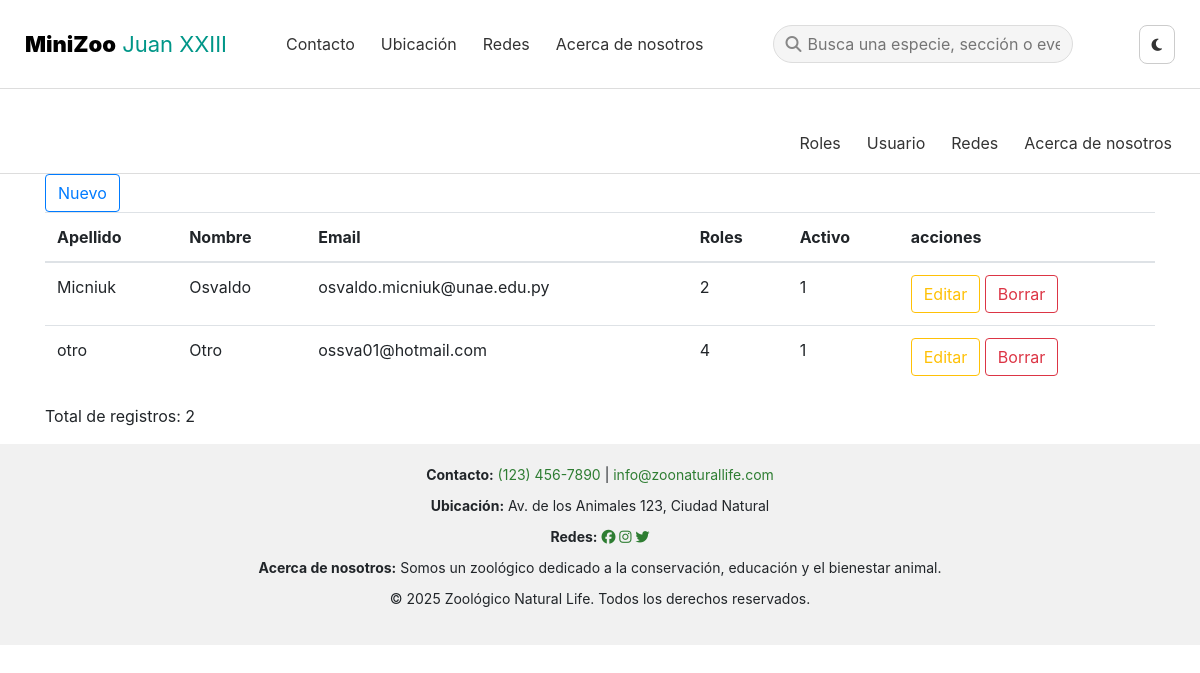
The page /0524/usuarios/index.php on the database as committed earlier.
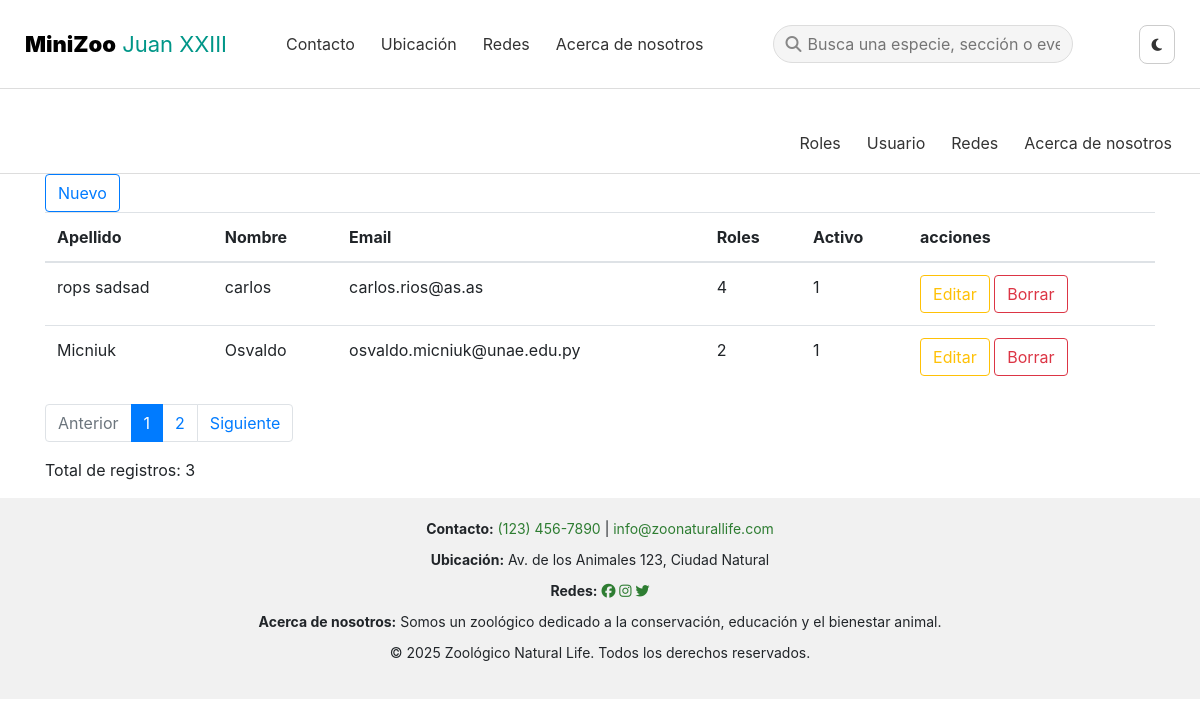
The same page on the database as committed later.
### tables this page shows
CREATE TABLE `usuarios` (
  `id` int(11) NOT NULL,
  `email` varchar(191) NOT NULL,
  `password` varchar(191) NOT NULL,
  `nombre` varchar(191) NOT NULL,
  `apellido` varchar(191) NOT NULL,
  `activo` tinyint(1) NOT NULL,
  `role_id` int(11) NOT NULL
);

### 0524/usuarios/_list.php (the view, shortened to what this page needs)
<?php
require_once '../lib/Paginacion.php';
$paginacion = new Paginacion($con, 'usuarios', isset($_GET['pagina']) ? $_GET['pagina'] : 1, 2);
$rs = $paginacion->obtenerDatos();
?>
<a href="index.php?accion=nuevo" class="btn btn-outline-primary">Nuevo</a><br>
    <table class="table">
        <thead>
            <tr>
                <th>Apellido</th>
                <th>Nombre</rh>
                <th>Email</th>
                <th>Roles</th>
                <th>Activo</th>
                <th>acciones</th>
            </tr>
        </thead>
        <tbody>
            <?php
            while ($dato = $rs->fetch_assoc()) {
            ?>
                <tr>
                    <td><?php echo $dato['apellido']; ?></td>
                    <td><?php echo $dato['nombre']; ?></td>
                    <td><?php echo $dato['email']; ?></td>
                    <td><?php echo $dato['role_id']; ?></td>
                    <td><?php echo $dato['activo']; ?></td>
                    <td>
                        <a href="index.php?accion=editar&id=<?php echo $dato['id']; ?>" class="btn btn-outline-warning">Editar</a>
                        <a href="index.php?accion=borrar&id=<?php echo $dato['id']; ?>" class="btn btn-outline-danger">Borrar</a>
                    </td>
                </tr>
            <?php } ?>
        </tbody>
    </table>
<div>
                <?php
              $totalPaginas = $paginacion->totalPaginas();
                if ($totalPaginas > 1) {
                    echo $paginacion->mostrarBarrasNavegacion();
                }
                ?>
                <p>Total de registros: <?php echo $paginacion->totalRegistros; ?></p>
</div>

### 0524/lib/Paginacion.php (shortened to what this page needs)
<?php
class Paginacion {
    private $conex;
    private $tabla;
    public $paginaActual;
    private $registrosPorPagina;
    public $totalRegistros;
    public function __construct(mysqli $conex, string $tabla, int $paginaActual = 1, int $registrosPorPagina = 10) {
        $this->conex = $conex;
        $this->tabla = $tabla;
        $this->paginaActual = max(1, $paginaActual);
        $this->registrosPorPagina = $registrosPorPagina;
    }
    public function totalPaginas() {
        $sql= "SELECT COUNT(*) AS total FROM {$this->tabla}";
        $resultado = $this->conex->query($sql);
        if ($resultado) {
            $fila = $resultado->fetch_assoc();
            $this->totalRegistros = $fila['total'];
        } else {
            $this->error = "Error al obtener el total de registros: " . $this->conex->error;
            return 0;
        }
        $this->totalPaginas = ceil($this->totalRegistros / $this->registrosPorPagina);
        return $this->totalPaginas;
    }
    public function obtenerDatos() {
        $offset = ($this->paginaActual - 1) * $this->registrosPorPagina;
        $sql = "SELECT * FROM {$this->tabla} LIMIT {$this->registrosPorPagina} OFFSET {$offset}";
        $resultado = $this->conex->query($sql);
        if ($resultado) {
            return $resultado;
        } else {
            $this->error = "Error al obtener los datos: " . $this->conex->error;
            return [];
        }
    }
    public function mostrarBarrasNavegacion()
    {
        $totalPaginas = $this->totalPaginas();
        $barras = '<nav aria-label="Page navigation"><ul class="pagination">';
        if ($this->paginaActual > 1) {
            $barras .= '<li class="page-item"><a class="page-link" href="index.php?pagina=' . ($this->paginaActual - 1) . '">Anterior</a></li>';
        } else {
            $barras .= '<li class="page-item disabled"><span class="page-link">Anterior</span></li>';
        }
        for ($i = 1; $i <= $totalPaginas; $i++) {
            if ($i == $this->paginaActual) {
                $barras .= '<li class="page-item active"><span class="page-link">' . $i . '</span></li>';
            } else {
                $barras .= '<li class="page-item"><a class="page-link" href="index.php?pagina=' . $i . '">' . $i . '</a></li>';
            }
        }
        if ($this->paginaActual < $totalPaginas) {
            $barras .= '<li class="page-item"><a class="page-link" href="index.php?pagina=' . ($this->paginaActual + 1) . '">Siguiente</a></li>';
        } else {
            $barras .= '<li class="page-item disabled"><span class="page-link">Siguiente</span></li>';
        }
        $barras .= '</ul></nav>';
        return $barras;
    }
    }

Rows that differ between the two databases and show on the page:
removed usuarios: apellido "otro", nombre "Otro", email "ossva01@hotmail.com", role "4", activo "1"
added usuarios: apellido "rops sadsad", nombre "carlos", email "carlos.rios@as.as", role "4", activo "1"
Other text that changed with them:
$paginacion->totalRegistros: "2" → "3"
text now shown: "Anterior Siguiente"
new list line: "1"
new list line: "2"
